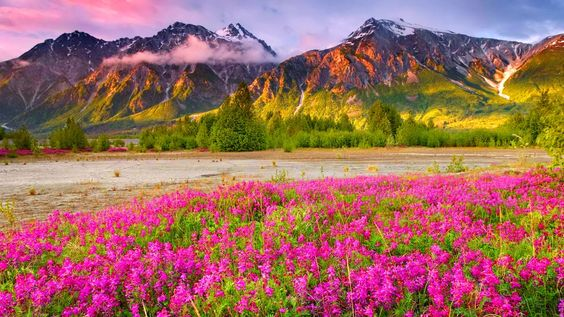
#> input picture DAY03.2 Cascading & DIlation & Erosion/scenery.jpg, 564 x 317 px
$ jupyter execute 'CNN_Cascading_&_Dialating_&_Eroding_DAY032.ipynb'
#> lines starting #> are read from the running program, lines starting #| are printed output that depends on the picture; after the words box and inside, x2 and y2 are one past the last pixel; in counts of white or black regions, pixels touching at a corner belong together
# Importing OpenCV and Python Libraries

[cell 1]
import numpy as np
import pandas as pd
import matplotlib.pyplot as plt
import seaborn as sns

[cell 2]
from google.colab.patches import cv2_imshow  #so that we can show the image
import cv2       # importing Open CV

from google.colab import files    # we are importing the file from the device
uploaded = files.upload()
#> the answer given: scenery.jpg

# Uploading the image

[cell 3]
from google.colab.patches import cv2_imshow # Import the cv2_imshow function from google.colab.patches
import cv2

image = cv2.imread('scenery.jpg')
#> image is the input picture: shape (317, 564, 3); mean B, G, R 95.6, 106.9, 158.7
print( image )        # this will print the matrix of the image
#> (printed output is left out)

cv2_imshow(image) # Use cv2_imshow instead of cv2.imshow

As it is a color image thats it gave 3 matrices for each pixel

# Shape of the image

[cell 4]
image.shape
#> Out = (317, 564, 3)

# Converting to Grey Scale Image

[cell 5]
gray_image = cv2.cvtColor(image, cv2.COLOR_BGR2GRAY)
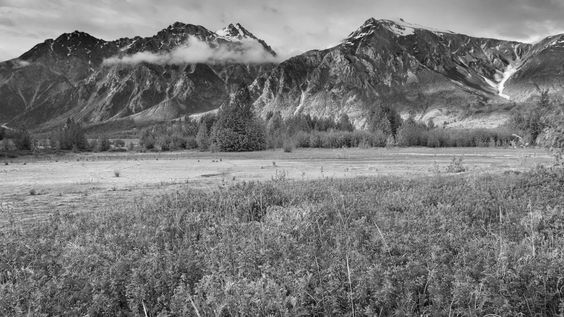
#> gray_image: shape (317, 564); min 4, max 252, mean 121.1
cv2_imshow(gray_image)

Shape of the grey scale image

[cell 6]
gray_image.shape   # 550 x 367 that means it is 2153 x 2237 x 1 ... as it has ONLY COLOR CHANNEL
#> Out = (317, 564)

Saving the Gray Scale Image

[cell 7]
cv2.imwrite('gray_image.jpg', gray_image)
#> Out = True

[cell 8]
print (gray_image)              # matrices value of the grey image
#> (printed output is left out)

#

# Image Cascading

[cell 9]
casca = cv2.Canny(image, 150, 150)       # this is showing us , there is a huge number of edges in this picture
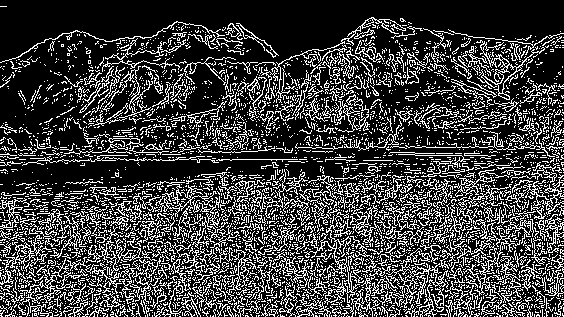
#> casca: shape (317, 564); 24.8% white in thin lines or dots
cv2_imshow(casca)

As there are high no of edges , we may first blur it and then try to find the edges

Bluring then Finding the Edges

The more the number in Canny , the less amount of contour we will be able to see

[cell 10]
blur = cv2.GaussianBlur(image, (7,7), 0)
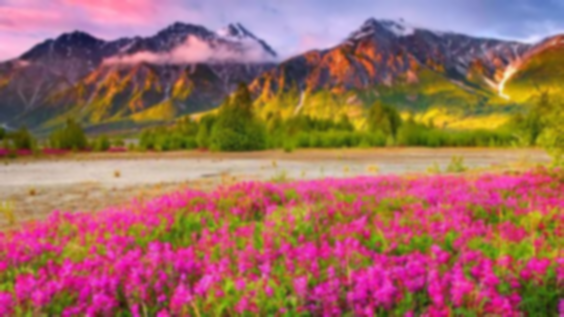
#> blur: shape (317, 564, 3); mean B, G, R 95.7, 106.9, 158.8
cv2_imshow(blur)


casca = cv2.Canny(blur, 150, 150)       # this is showing us , there is a huge number of edges in this picture
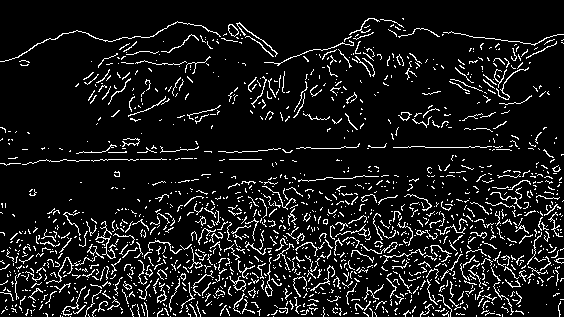
#> casca: shape (317, 564); 9.3% white in thin lines or dots
cv2_imshow(casca)

[cell 11]
blur = cv2.GaussianBlur(image, (7,7), 0)
cv2_imshow(blur)


casca2 = cv2.Canny(blur, 300, 300)       # this is showing us , there is a huge number of edges in this picture
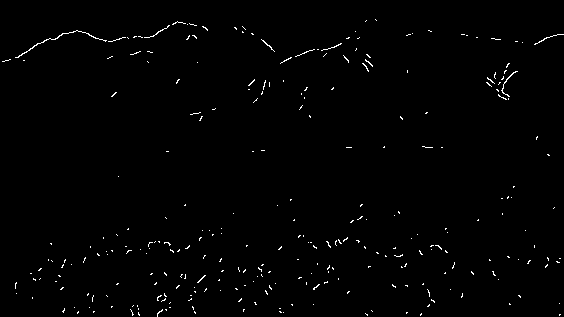
#> casca2: shape (317, 564); 0.9% white in thin lines or dots
cv2_imshow(casca)

We can clearly see after bluring the image a bit , edges have been decreased making it more useful

# Edge  Dilation

[cell 12]
dilated = cv2.dilate(casca, (7,7), iterations=3)
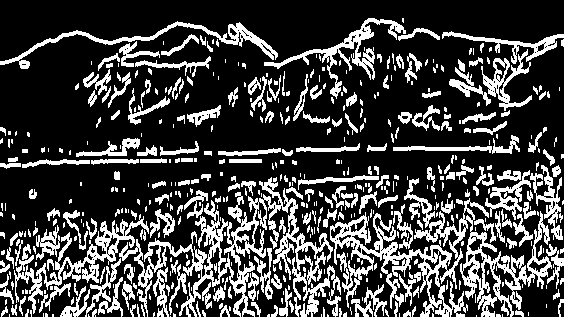
#> dilated: shape (317, 564); 25.9% white; 519 white regions (304 under 20 px), largest, box (x1, y1, x2, y2) and area: (330, 178, 552, 317) 7828, (119, 177, 341, 317) 7002, (14, 214, 149, 314) 2298
cv2_imshow(dilated)

what if we make the iterations more or less

[cell 13]
dilated = cv2.dilate(casca, (7,7), iterations=6)
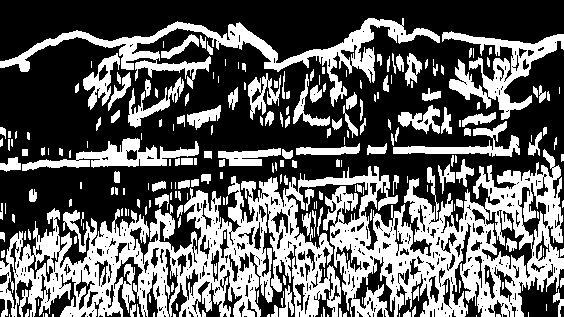
#> dilated: shape (317, 564); 38.3% white; 239 white regions (91 under 20 px), largest, box (x1, y1, x2, y2) and area: (0, 149, 564, 317) 41154, (0, 18, 440, 107) 6682, (442, 31, 564, 120) 3449
cv2_imshow(dilated)

If the iterations increases the edges will be thickened becomes bold , if iterations decreases edges will become thinner .

[cell 14]
dilated = cv2.dilate(casca, (7,7), iterations=1)
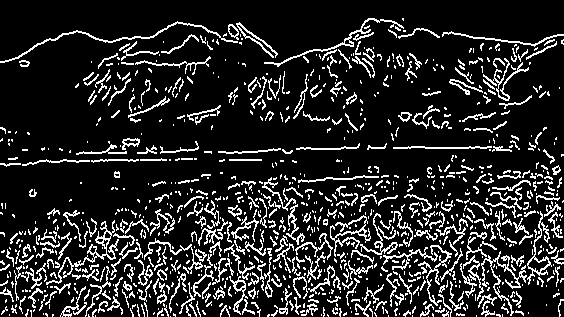
#> dilated: shape (317, 564); 15.2% white in thin lines or dots
cv2_imshow(dilated)

# Image Erosion

[cell 15]
eroded = cv2.erode(dilated , (3,3), iterations=3)
#> eroded: shape (317, 564); 1.7% white in thin lines or dots
cv2_imshow( eroded)

[cell 16]
eroded = cv2.erode(dilated , (3,3), iterations=1)
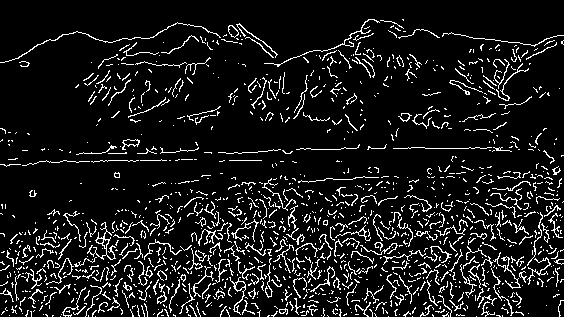
#> eroded: shape (317, 564); 9.7% white in thin lines or dots
cv2_imshow( eroded)

[cell 17]
eroded = cv2.erode(dilated , (3,3), iterations=5)
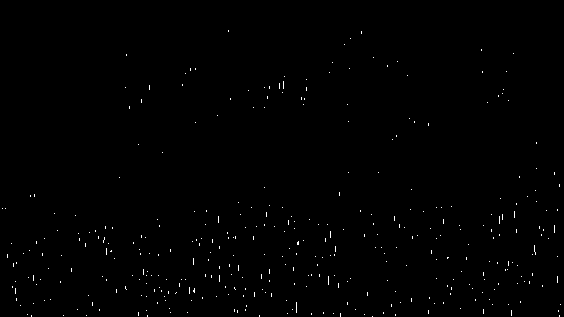
#> eroded: shape (317, 564); 0.45% white in thin lines or dots, all inside (x1, y1, x2, y2) = (2, 30, 561, 317)
cv2_imshow( eroded)
